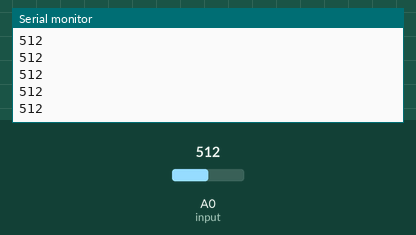
Recording of a sketch running on a simulated Arduino Uno, built with avr-gcc and run on an emulated ATmega328P. On the bench: the last lines printed to the serial monitor. The test bench sets the inputs (shaded band); at power-on: A0 (input) = 512.

Above: at 1.2 s.
1.3 s: A0 (input) set to 716
At 2.0 s:
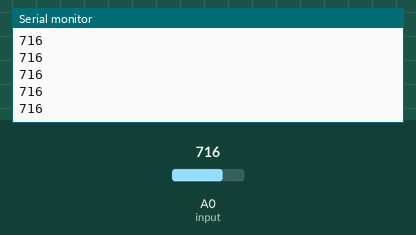
2.8 s: A0 (input) set to 900
At 3.3 s:
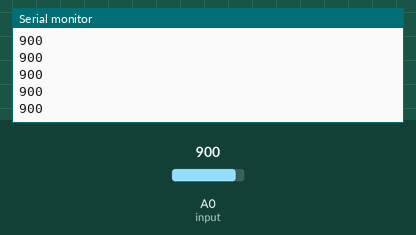
Timing chart, 0 to 5.8 s (numbered marks = the images above; inputs shaded):
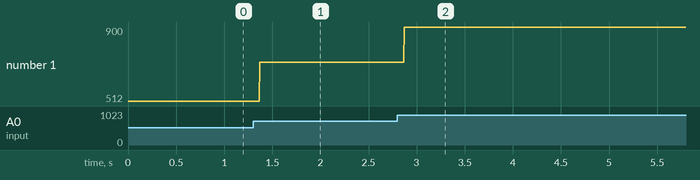

Measured:
- after the input at 1.3 s, the serial monitor: prints a new line after 0.07 s (image 1)
- after the input at 2.8 s, the serial monitor: prints a new line after 0.07 s (image 2)
- plotted number 1: 512 → 716 after the input at 1.3 s, 716 → 900 after the input at 2.8 s

The sketch:

infrarrojo2.ino
```cpp
int input = A0;
int output = 1;
int val = 0;

void setup() {
  // put your setup code here, to run once:
  Serial.begin(9600);
  pinMode(input,INPUT);
  pinMode(output,OUTPUT);
}

void loop() {
  // put your main code here, to run repeatedly:
  val = analogRead(input);
  Serial.println(val);
  if(val > 25){
    digitalWrite(output, LOW);
  }
  else{
    digitalWrite(output, HIGH);
  }
}
```
